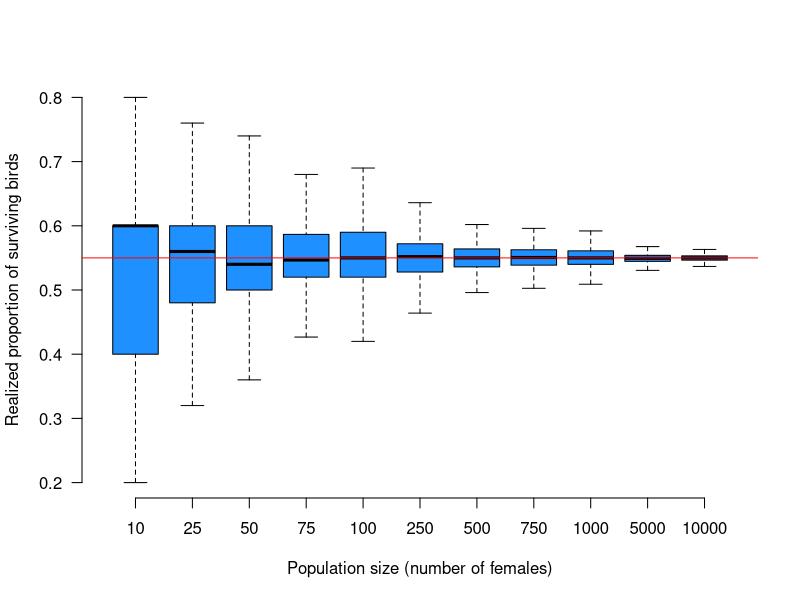
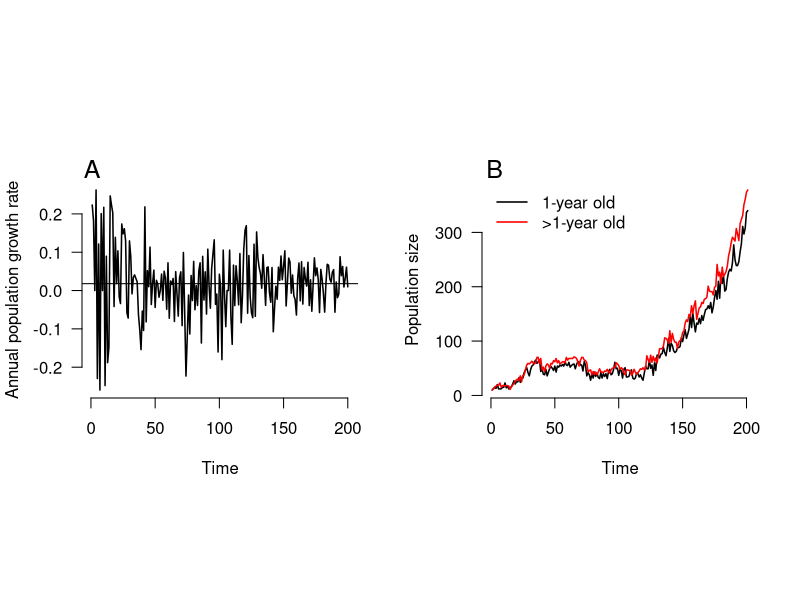

Write the R code that produced these figures, in order. (Note: a time limit stopped this script after it produced the figures.)
# Schaub & Kéry (2022) Integrated Population Models
# Chapter 3 : Introduction to stage-structured population models
# ----------------------------------------------------
# Code from proofs.

# Run time approx. 3 mins

# 3.3 Classical analysis of a matrix population model
# ===================================================

# 3.3.4 Analysis of a matrix population model with demographic stochasticity
# --------------------------------------------------------------------------

rbinom(n=1, size=10, prob=0.55)
# [1] 4

rbinom(n=20, size=10, prob=0.55)
# [1] 4 6 7 6 7 4 4 7 9 3 5 5 6 6 1 6 2 6 1 6

size <- c(10, 25, 50, 75, 100, 250, 500, 750, 1000, 5000, 10000)
s <- matrix(NA, nrow=1000, ncol=length(size))
for (i in 1:length(size)){
  s[,i] <- rbinom(n=1000, size=size[i], prob=0.55) / size[i]
}

boxplot(s, ylab="Realized proportion of surviving birds",
    xlab="Population size (number of females)", names=size, outline=FALSE,
    col="dodgerblue", las=1, frame=FALSE)
abline(h=0.55, col="red", lwd=1)

# Define mean of the demographic parameters
mean.sj <- 0.3
mean.sa <- 0.55
mean.f1 <- 1.3
mean.fa <- 1.8

# Define the number of years over which we let the population evolve
T <- 200

# Define population matrix and initial stage-specific population sizes
N <- matrix(NA, nrow=2, ncol=T+1)
N[,1] <- c(10, 10)

# Project population
r <- numeric(T)
for (t in 1:T){
  N[1,t+1] <- rpois(1, mean.sj * mean.f1 * N[1,t] + mean.sj * mean.fa * N[2,t])
  N[2,t+1] <- rbinom(1, sum(N[,t]), mean.sa)
  if (sum(N[,t+1]) == 0) break                # Stop calculation if pop. extinct
  r[t] <- log(sum(N[,t+1])) - log(sum(N[,t]))
}

mean(r) # Compute stochastic growth rate
# [1] 0.02552

# Plot graphs with estimated population growth rates and size
op <- par("mfrow", "cex")
layout(matrix(1:2, 1, 2, byrow=TRUE), widths=c(1, 1), heights=1, TRUE)
plot(r, type="l", lwd=1.5, ylab="Annual population growth rate", xlab="Time", axes=FALSE)
axis(1)
axis(2, las=1)
abline(h=mean(r))
mtext("A", at=1, cex=1.5)
# plot(N[1,], type="l", lwd=1.5, ylab="Population size", xlab="Time", axes=FALSE, ylim=range(N))
plot(N[1,], type="l", lwd=1.5, ylab="Population size", xlab="Time", axes=FALSE, ylim=range(N, na.rm=TRUE))
axis(1)
axis(2, las=1)
mtext("B", at=3, cex=1.5)
lines(N[2,], lwd=1.5, col="red")
legend("topleft", lwd=c(1.5, 1.5), col=c("black", "red"), legend=c("1-year old", ">1-year old"), bty="n")
par(op)

# Define mean of the demographic parameters
mean.sj <- 0.3
mean.sa <- 0.55
mean.f1 <- 1.3
mean.fa <- 1.8

# Define the number of years with predictions and the Monte Carlo setting
T <- 200
nsim <- 100000

# Define population matrix and initial stage-specific population sizes
N <- array(NA, dim=c(2, T+1, nsim))
N[,1,] <- c(10, 10)
r <- matrix(NA, nrow=T, ncol=nsim)
alive <- matrix(NA, nrow=T, ncol=nsim)
mean.r <- numeric(nsim)

# Project population
for (s in 1:nsim){
  if(s %% 1000 == 0) {cat(paste("*** Simrep", s, "***\n")) } # Counter
  for (t in 1:T){
    N[1,t+1,s] <- rpois(1, mean.sj * mean.f1 * N[1,t,s] + mean.sj * mean.fa * N[2,t,s])
    N[2,t+1,s] <- rbinom(1, sum(N[,t,s]), mean.sa)
    if (sum(N[,t+1,s]) == 0) break
    r[t,s] <- log(sum(N[,t+1,s])) - log(sum(N[,t,s]))
    alive[t,s] <- t
  } #t
  mean.r[s] <- mean(r[min(alive[,s], na.rm=TRUE):max(alive[,s], na.rm=TRUE),s])
} #s

# Mean and SD of the population growth rate
mean(mean.r)
# [1] -0.009097617
sd(mean.r)
# [1] 0.05689681

# Mean and SD of the population growth rate for populations that did not go extinct
not.extinct <- which(!is.na(alive[T,]))
mean(mean.r[not.extinct])
# [1] 0.01966304
sd(mean.r[not.extinct])
# [1] 0.006095664

# Extinction probability (after T years)
sum(is.na(alive[T,])) / nsim
# [1] 0.28917

# Plot graph with population growth rates (Fig. 3.14 and 3.15)
op <- par(mar=c(4, 4, 2, 1), las=1, cex=1.1, "mfrow")
layout(matrix(c(1, 1, 2, 3), 2, 2, byrow=TRUE), widths=c(1, 1), heights=c(1, 1), TRUE)
plot(r[,1], type="l", lwd=0.5, ylab="Annual population growth rate", xlab="Time",
    ylim=range(r[which(!is.na(alive))]), col="lightgrey", axes=FALSE)
axis(1); axis(2)
for (s in 2:nsim){
  lines(r[!is.na(alive[,s]),s], lwd=0.5, col="lightgrey")
}
lines(apply(r, 1, mean, na.rm=TRUE), lwd=1.5)
mtext("A", at=0, cex=1.5)

a <- hist(mean.r, nclass=100, col="dodgerblue", main="", xlab="Population growth rate",
xlim=c(-0.5, 0.1), axes=FALSE)
axis(1)
axis(2, at=c(0, 10000, 20000, 30000, 40000), labels=c(0, 10, 20, 30, 40))
mtext("B", at=a$mids[26], cex=1.5)

a <- hist(mean.r[not.extinct], nclass=25, col="dodgerblue", main="",
xlab="Population growth rate", axes=FALSE)
axis(1)
axis(2, at=c(0, 2000, 4000, 6000, 8000, 10000), labels=c(0, 2, 4, 6, 8, 10))
mtext("C", at=a$mids[1], cex=1.5)
par(op)
